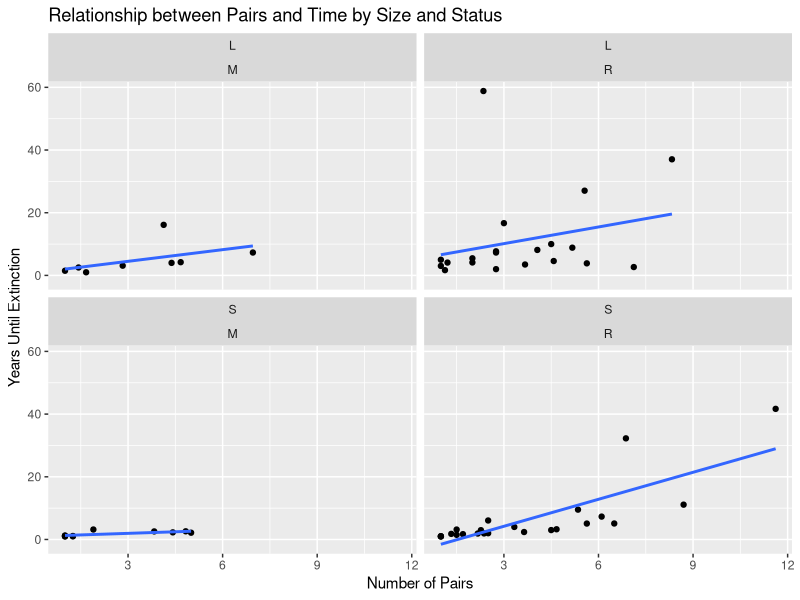
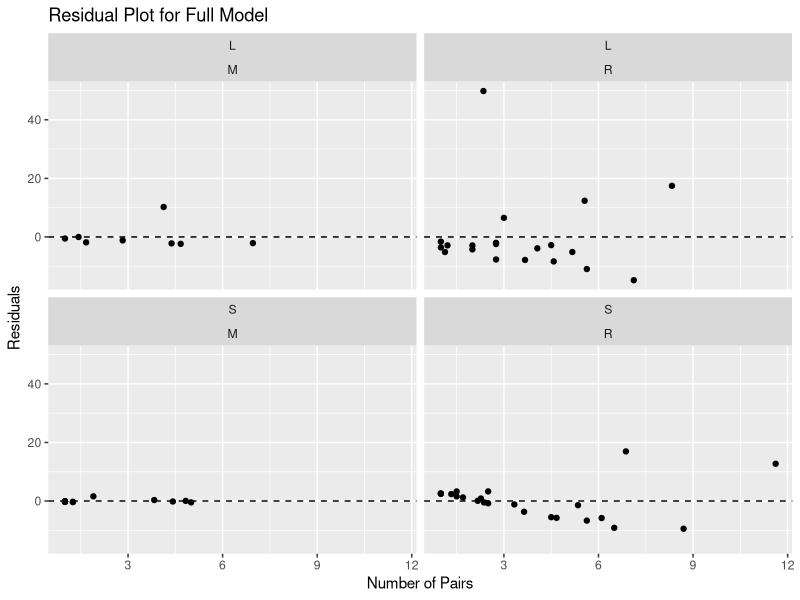

These charts were generated, in order, by the following R code:
## ---- chunk 1
library(ggplot2)
library(dplyr)
library(tidyr)

data <- read.csv("data.csv")

# Create the scatterplot
my_plot <- ggplot(data, aes(x=Pairs, y=Time)) +
  geom_point() +
  facet_wrap(~ Size + Status, nrow=2) +
  geom_smooth(method="lm", se=FALSE)

# Add axis labels and a title
my_plot + xlab("Number of Pairs") + ylab("Years Until Extinction") +
  ggtitle("Relationship between Pairs and Time by Size and Status")
## ---- chunk 2
r_squared <- data %>% 
  group_by(Size, Status) %>% 
  do(model = lm(Time ~ Pairs, data = .)) %>% 
  summarise(
    intercept = coef(model)[1],
    slope = coef(model)[2],
    adj_r_squared = summary(model)$adj.r.squared,
    combination = paste(Size, Status, sep = "_")
  )

# Print R-squared values
print(r_squared)
## ---- chunk 3
full_model <- lm(Time ~ Pairs * Size * Status, data = data)

# Create a residual plot
residual_plot <- ggplot(data, aes(x = Pairs, y = resid(full_model))) +
  geom_point() +
  facet_wrap(~ Size + Status, nrow = 2) +
  geom_hline(yintercept = 0, linetype = "dashed") +
  xlab("Number of Pairs") +
  ylab("Residuals") +
  ggtitle("Residual Plot for Full Model")

print(residual_plot)

